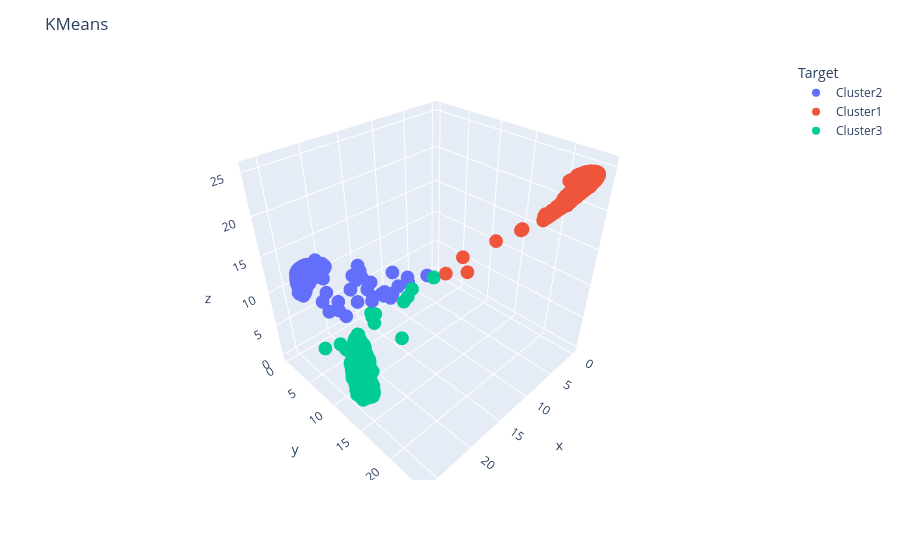

Notebook source saved alongside this figure:
### Code cell
# Create a scatter plot with Plotly
fig = px.scatter_3d(kmeans_df, x='x', y='y', z='z', color="Target")
fig.update_layout(title='KMeans',
                 xaxis_title='PC1',
                 yaxis_title='PC2')

### Figure 1 — Plotly figure (JSON) as saved in the notebook; plotly's stock layout.template omitted (floating-point values rounded to 4 significant figures; data arrays with more than 128 entries replaced by an {"elided": "..."} marker saying what was removed)
{"data": [{"hovertemplate": "Target=Cluster2<br>x=%{x}<br>y=%{y}<br>z=%{z}<extra></extra>", "legendgroup": "Cluster2", "marker": {"color": "#636efa", "symbol": "circle"}, "mode": "markers", "name": "Cluster2", "scene": "scene", "showlegend": true, "type": "scatter3d", "x": {"elided": "22333 float values"}, "y": {"elided": "22333 float values"}, "z": {"elided": "22333 float values"}}, {"hovertemplate": "Target=Cluster1<br>x=%{x}<br>y=%{y}<br>z=%{z}<extra></extra>", "legendgroup": "Cluster1", "marker": {"color": "#EF553B", "symbol": "circle"}, "mode": "markers", "name": "Cluster1", "scene": "scene", "showlegend": true, "type": "scatter3d", "x": {"elided": "33341 float values"}, "y": {"elided": "33341 float values"}, "z": {"elided": "33341 float values"}}, {"hovertemplate": "Target=Cluster3<br>x=%{x}<br>y=%{y}<br>z=%{z}<extra></extra>", "legendgroup": "Cluster3", "marker": {"color": "#00cc96", "symbol": "circle"}, "mode": "markers", "name": "Cluster3", "scene": "scene", "showlegend": true, "type": "scatter3d", "x": {"elided": "29042 float values"}, "y": {"elided": "29042 float values"}, "z": {"elided": "29042 float values"}}], "layout": {"legend": {"title": {"text": "Target"}, "tracegroupgap": 0}, "margin": {"t": 60}, "scene": {"domain": {"x": [0, 1], "y": [0, 1]}, "xaxis": {"title": {"text": "x"}}, "yaxis": {"title": {"text": "y"}}, "zaxis": {"title": {"text": "z"}}}, "title": {"text": "KMeans"}, "xaxis": {"title": {"text": "PC1"}}, "yaxis": {"title": {"text": "PC2"}}}}
